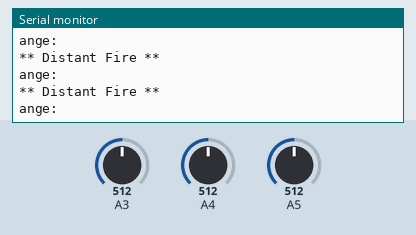
This sketch was run on a simulated Arduino Uno, built with avr-gcc and run on an emulated ATmega328P. Shown: the last lines printed to the serial monitor. The inputs (shaded band) are chosen by the test bench; at power-on: A3 = 512, A4 = 512, A5 = 512.

Above: at 1.2 s.
1.3 s: A3 set to 457
At 2.3 s:
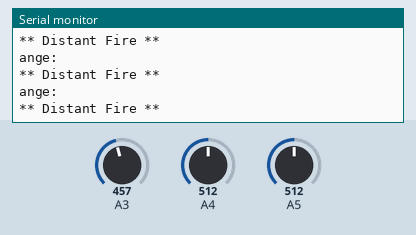
4.3 s: A3 set to 431
At 5.3 s:
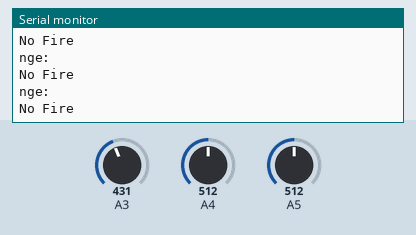
5.8 s: A3 set to 511
At 6.3 s:
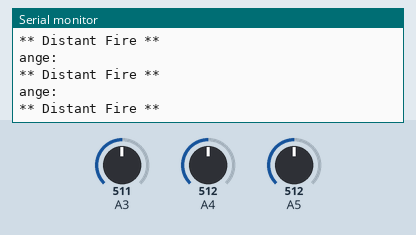
8.8 s: A3 set to 892
11.8 s: A3 set to 907
At 12.9 s:
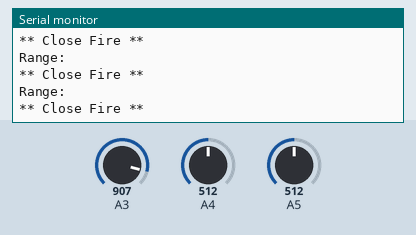

The sketch:

IR_sensor.ino
```cpp
/* Flame Sensor analog example.
Code by Reichenstein7 (thejamerson.com)

Flame Sensor Ordered from DX ( http://www.dx.com/p/arduino-flame-sensor-for-temperature-
detection-blue-dc-3-3-5v-118075?tc=USD&gclid=CPX6sYCRrMACFZJr7AodewsA-Q#.U_n5jWOrjfU )

To test view the output, point a serial monitor such as Putty at your arduino.
*/

// lowest and highest sensor readings:
const int sensorMin = 0;     // sensor minimum
const int sensorMax = 900;  // sensor maximum

void setup() {
  // initialize serial communication @ 9600 baud:
  Serial.begin(9600);
}
void loop() {
  // read the sensor on analog A0:
  int sensorReadingLeft = analogRead(A5);
	int sensorReadingCenter = analogRead(A3);
  int sensorReadingRight = analogRead(A4);
  // map the sensor range (four options):
  // ex: 'long int map(long int, long int, long int, long int, long int)'
	int range = map(sensorReadingCenter, sensorMin, sensorMax, 2, 0);
  Serial.println("Range: " + int(range));

  // range value:
  switch (range) {
  case 0:    // A fire closer than 1.5 feet away.
    Serial.println("** Close Fire **");
    break;
  case 1:    // A fire between 1-3 feet away.
    Serial.println("** Distant Fire **");
    break;
  case 2:    // No fire detected.
    Serial.println("No Fire");
    break;
  }
  delay(10);  // delay between reads
}
```

Measured:
- the behaviour switches between 450 and 449 on A3 (found by bisection; images 1 and 2)
- the behaviour switches between 899 and 900 on A3 (found by bisection; images 3 and 4)
- after the input at 4.3 s, the serial monitor: prints a new line after 0.07 s (image 2)
- after the input at 11.8 s, the serial monitor: prints a new line after 0.06 s (image 4)
